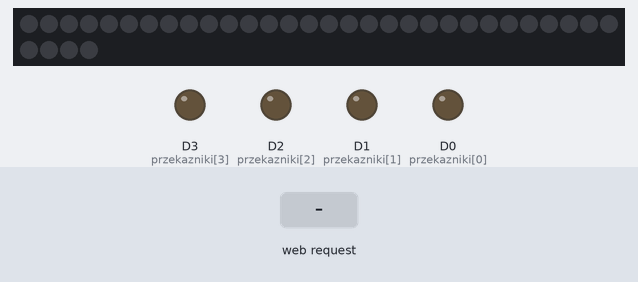
Recording of a sketch running on a simulated ESP8266 (NodeMCU). Shown: 34 RGB LEDs in strip order, left to right, continuing on the next row, output pins drawn as LEDs (lit = HIGH). Inputs (shaded band) come from the test bench.

Above: at 1.2 s.
1.3 s: HTTP request GET /led-wlaczony received
At 1.7 s:
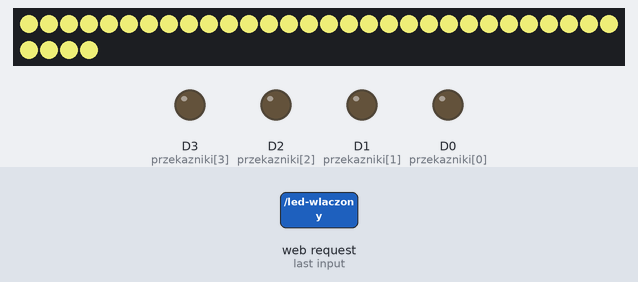
2.8 s: HTTP request GET /led-wylaczony received
At 4.0 s:
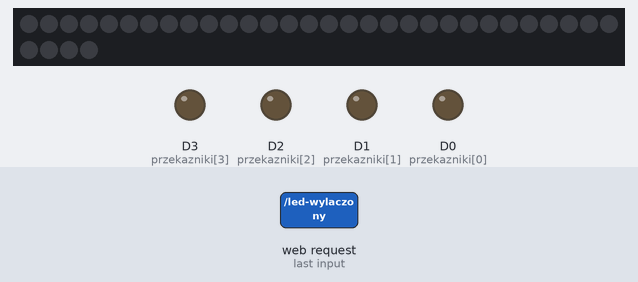
Timing chart, 0 to 5.8 s (numbered marks = the images above; inputs shaded):
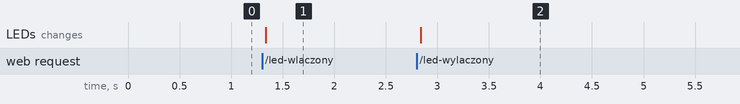

The sketch:

Kod_G__wny.ino
```cpp
#include <ESP8266WiFi.h>     // Biblioteka do obsługi Wi-Fi dla ESP8266
#include <ESP8266WebServer.h> // Biblioteka do obsługi serwera HTTP na ESP8266
#include <Adafruit_NeoPixel.h> // Biblioteka do obsługi diod LED NeoPixel

#define LED_PIN     D5         // Pin, do którego podłączone są diody LED
#define NUM_LEDS    34         // Liczba diod LED
const int przekazniki[] = {D0, D1, D2, D3};  // Piny, do których podłączone są przekaźniki

bool ledstate = false;  // Zmienna przechowująca stan diody LED (ON/OFF)
Adafruit_NeoPixel pixels(NUM_LEDS, LED_PIN, NEO_GRB + NEO_KHZ800);  // Inicjalizacja obiektu NeoPixel

const char* ssid = "Basen";       // Nazwa sieci Wi-Fi
const char* password = "1234567890"; // Hasło do sieci Wi-Fi
ESP8266WebServer server(80);      // Tworzenie serwera na porcie 80

// Funkcja ustawia kolor dla określonego piksela (LED) w tablicy
void setColor(int led, int red, int green, int blue) {
    pixels.setPixelColor(led, pixels.Color(red, green, blue));  // Ustawia kolor piksela
    pixels.show();  // Aktualizuje wszystkie diody
}

// Funkcja generująca nagłówek strony HTML
String HTMLHeader() {
    return "<!DOCTYPE html><html><head><title>Basen</title>"
           "<meta charset='utf-8'><meta name='viewport' content='width=device-width, initial-scale=1'>"
           "<link rel='stylesheet' href='https://maxcdn.bootstrapcdn.com/bootstrap/3.3.4/css/bootstrap.min.css'></head>"
           "<body style='text-align: center; color: white; background: black; font-size: 1.5em;'>";
}

// Funkcja generująca stopkę strony HTML
String HTMLFooter() {
    return "<p>Adam Chodura, Ryszard Górczak, Szymon Kosma</p></body></html>";
}

// Funkcja generująca całą stronę HTML, w tym sterowanie dla przekaźników i LED
String HTMLPage() {
    String p = "<h3>Sterowanie basenem</h3>";
    const char* labels[] = {"Do basenu", "Do zbiornika grzewczego", "Napowietrzacz", "Elektrozawór"};
    // Pętla generująca przyciski dla każdego z czterech przekaźników
    for (int i = 0; i < 4; i++) {
        p += "<p>" + String(labels[i]) + "</p>";
        p += digitalRead(przekazniki[i]) == LOW ? "<a href='/przekaznik" + String(i) + "-wylaczony'><button class='btn btn-danger'>OFF</button></a>"
                                               : "<a href='/przekaznik" + String(i) + "-wlaczony'><button class='btn btn-success'>ON</button></a>";
    }
    // Przyciski sterujące LED
    p += "<p>LED</p>";
    p += ledstate ? "<a href='/led-wylaczony'><button class='btn btn-danger'>OFF</button></a>"
                  : "<a href='/led-wlaczony'><button class='btn btn-success'>ON</button></a>";
    return p;
}

// Funkcja generująca pełną stronę HTML
String WebPage() {
    return HTMLHeader() + HTMLPage() + HTMLFooter();
}

// Funkcja do obsługi zmiany stanu przekaźnika
void handleRelay(int relay, bool state) {
    digitalWrite(przekazniki[relay], state ? LOW : HIGH); // Włączenie/wyłączenie przekaźnika
    server.send(200, "text/html", WebPage()); // Odświeżenie strony po zmianie stanu
}

// Funkcja do ustawienia serwera HTTP i jego routingu
void setservers() {
    server.on("/", []() { server.send(200, "text/html", WebPage()); });  // Strona główna

    // Ustawienie routingu dla przekaźników (włączenie/wyłączenie)
    for (int i = 0; i < 4; i++) {
        server.on("/przekaznik" + String(i) + "-wlaczony", [i]() { handleRelay(i, true); });
        server.on("/przekaznik" + String(i) + "-wylaczony", [i]() { handleRelay(i, false); });
    }

    // Obsługa włączenia/wyłączenia LED
    server.on("/led-wlaczony", []() {
        ledstate = true; // Ustawienie stanu LED na włączony
        for (int i = 0; i < NUM_LEDS; i++) setColor(i, 200, 200, 100);  // Ustawienie koloru LED na żółty
        server.send(200, "text/html", WebPage());
    });

    server.on("/led-wylaczony", []() {
        ledstate = false; // Ustawienie stanu LED na wyłączony
        for (int i = 0; i < NUM_LEDS; i++) setColor(i, 0, 0, 0);  // Wyłączenie diod
        server.send(200, "text/html", WebPage());
    });

    server.begin(); // Uruchomienie serwera
}

void setup() {
    WiFi.mode(WIFI_AP);  // Ustawienie ESP8266 w tryb AP (Access Point)
    WiFi.softAPConfig(IPAddress(192, 168, 4, 1), IPAddress(192, 168, 4, 1), IPAddress(255, 255, 255, 0));  // Ustawienie konfiguracji AP
    WiFi.softAP(ssid, password);  // Uruchomienie sieci Wi-Fi z nazwą i hasłem

    Serial.begin(115200);  // Inicjalizacja komunikacji szeregowej
    for (int i = 0; i < 4; i++) {
        pinMode(przekazniki[i], OUTPUT);  // Ustawienie pinów przekaźników jako wyjścia
        digitalWrite(przekazniki[i], LOW); // Wyłączenie przekaźników
    }

    pixels.begin();  // Inicjalizacja diod NeoPixel
    for (int i = 0; i < NUM_LEDS; i++) setColor(i, 0, 0, 0);  // Wyłączenie diod NeoPixel

    setservers();  // Ustawienie serwera i jego routingu
}

void loop() {
    server.handleClient();  // Obsługuje zapytania HTTP od klientów
}
```

Measured:
- after the input at 1.3 s, the LEDs: change at once (image 1)
- after the input at 2.8 s, the LEDs: change at once (image 2)
